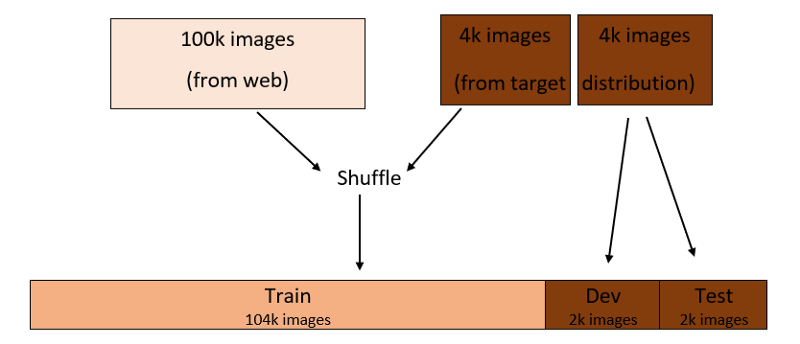
#> input picture gdtrdnDV-SlPBIuHNjC3valB5PphByOz6SwbI11B-.png, 800 x 344 px, given as the content of the folder C:/Users/ThomasLe/PycharmProjects/AIFaceRecogCam/input, which was not available
$ python DataAugmentation.py
#> lines starting #> are read from the running program, lines starting #| are printed output that depends on the picture; after the words box and inside, x2 and y2 are one past the last pixel; in counts of white or black regions, pixels touching at a corner belong together; pictures that were not available may be replaced by others from this repository, and a replacement may not be noted
#> in ImageAugmentation, img is the input picture: shape (344, 800, 3); mean B, G, R 205.2, 215.8, 231.7
import random

import cv2
import string
import os

input_path = "C://Users//ThomasLe//PycharmProjects//AIFaceRecogCam//input"
output_path = "C://Users//ThomasLe//PycharmProjects//AIFaceRecogCam//output"

def adjustBrightness(img, value):
#> called with value = 20
    hsv = cv2.cvtColor(img, cv2.COLOR_BGR2HSV)
#> hsv: shape (344, 800, 3); mean H, S, V 4.3, 43.2, 231.7
    h, s, v = cv2.split(hsv)
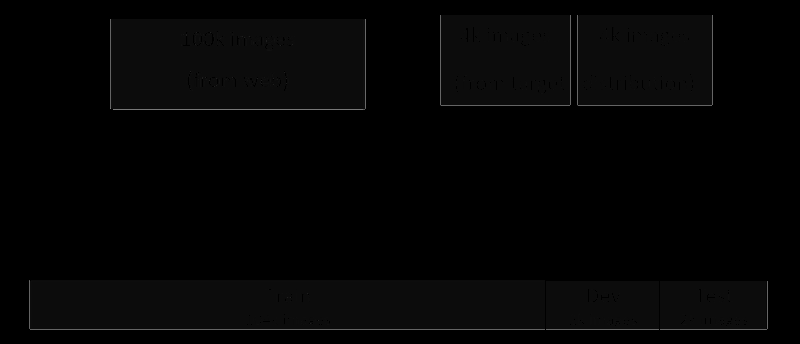
#> h: shape (344, 800); min 0, max 120, mean 4.3
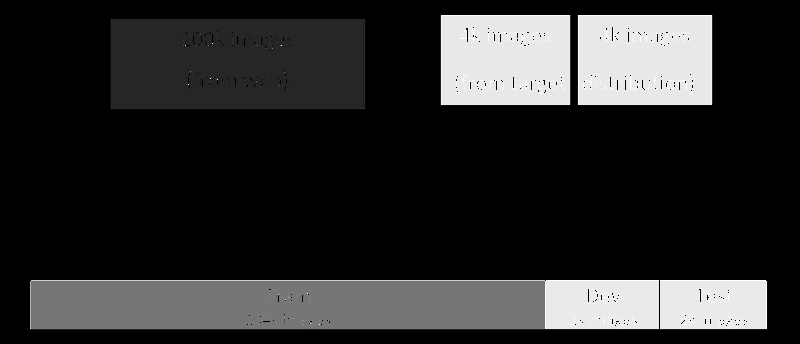
#> s: shape (344, 800); min 0, max 255, mean 43.2
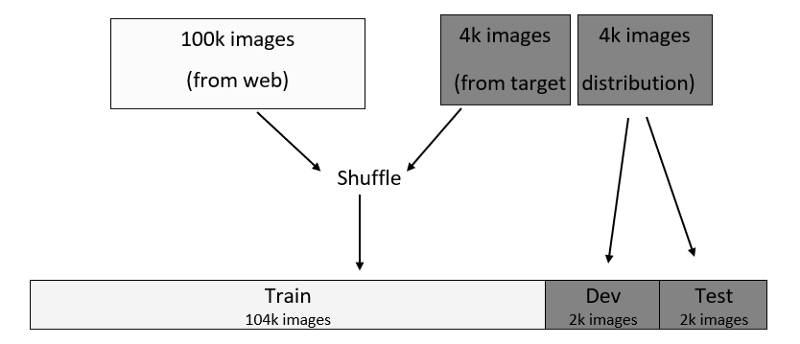
#> v: shape (344, 800); min 0, max 255, mean 231.7

    if value >= 0:
        lim = 255 - value
        v[v > lim] = 255
#> v: shape (344, 800); 15.71% of pixels changed, all inside (x1, y1, x2, y2) = (28, 20, 769, 331)
        v[v <= lim] += value
#> v: shape (344, 800); min 20, max 255, mean 236.1
    else:
        lim = abs(value)
        v[v < lim] = 0
        v[v >= lim] -= abs(value)

    final_hsv = cv2.merge((h, s, v))
#> final_hsv: shape (344, 800, 3); mean H, S, V 4.3, 43.2, 236.1
    return cv2.cvtColor(final_hsv, cv2.COLOR_HSV2BGR)

def adjustContrast(img, value):
#> called with value = 4
    lab = cv2.cvtColor(img, cv2.COLOR_BGR2LAB)
#> lab: shape (344, 800, 3); mean of channels 0, 1, 2 224.5, 133.9, 137.1
    l, a, b = cv2.split(lab)
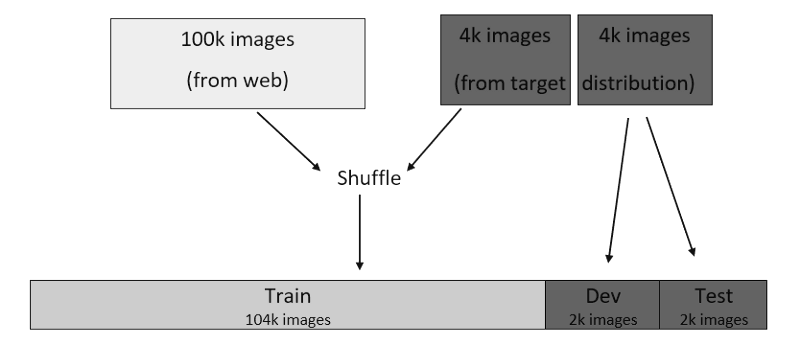
#> l: shape (344, 800); min 3, max 255, mean 224.5
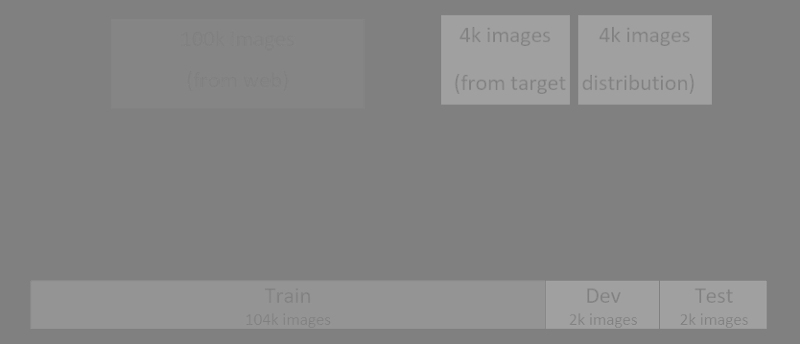
#> a: shape (344, 800); min 124, max 163, mean 133.9

    clahe = cv2.createCLAHE(clipLimit=value, tileGridSize=(8,8))
    cl = clahe.apply(l)

    limg = cv2.merge((cl,a,b))
#> limg: shape (344, 800, 3); mean of channels 0, 1, 2 225.6, 133.9, 137.1

    enhanced_img = cv2.cvtColor(limg, cv2.COLOR_LAB2BGR)
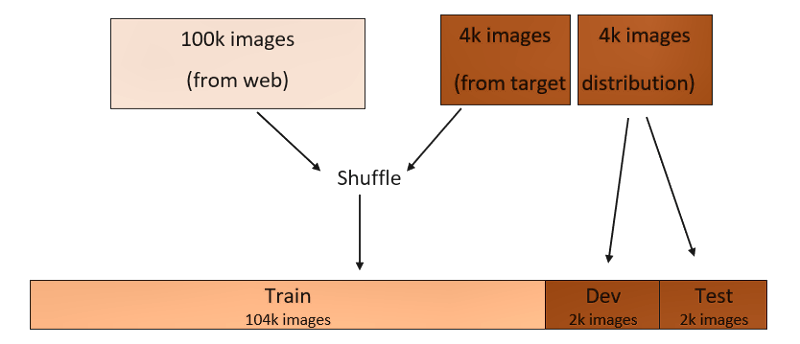
#> enhanced_img: shape (344, 800, 3); mean B, G, R 207.7, 219.4, 237.3

    return enhanced_img

def randomName(char_num):
#> called with char_num = 6
    full_name = []
    for _ in range(char_num):
        full_name.append(random.choice(string.ascii_letters + string.digits))
    print("".join(full_name))
    return ''.join(full_name)

def ImageAugmentation(copy = 1, flip = False, brightness = 0, contrast = 0):
    print
    for file in os.listdir(input_path):
        if file.endswith(".png") or file.endswith(".jpg") or file.endswith(".webp"):
            for _ in range(copy):
                img = cv2.imread(os.path.join(input_path, file))
                # Flip
                if flip:
                    img = cv2.flip(img, 1)
                # Brightness
                img = adjustBrightness(img, brightness)
                # Contrast
                img = adjustContrast(img, contrast)
                # Save output
                cv2.imwrite(os.path.join(output_path, randomName(6) + "." + file.split(".")[-1]), img)

if __name__ == "__main__":
    ImageAugmentation(1, False, 20, 4)
